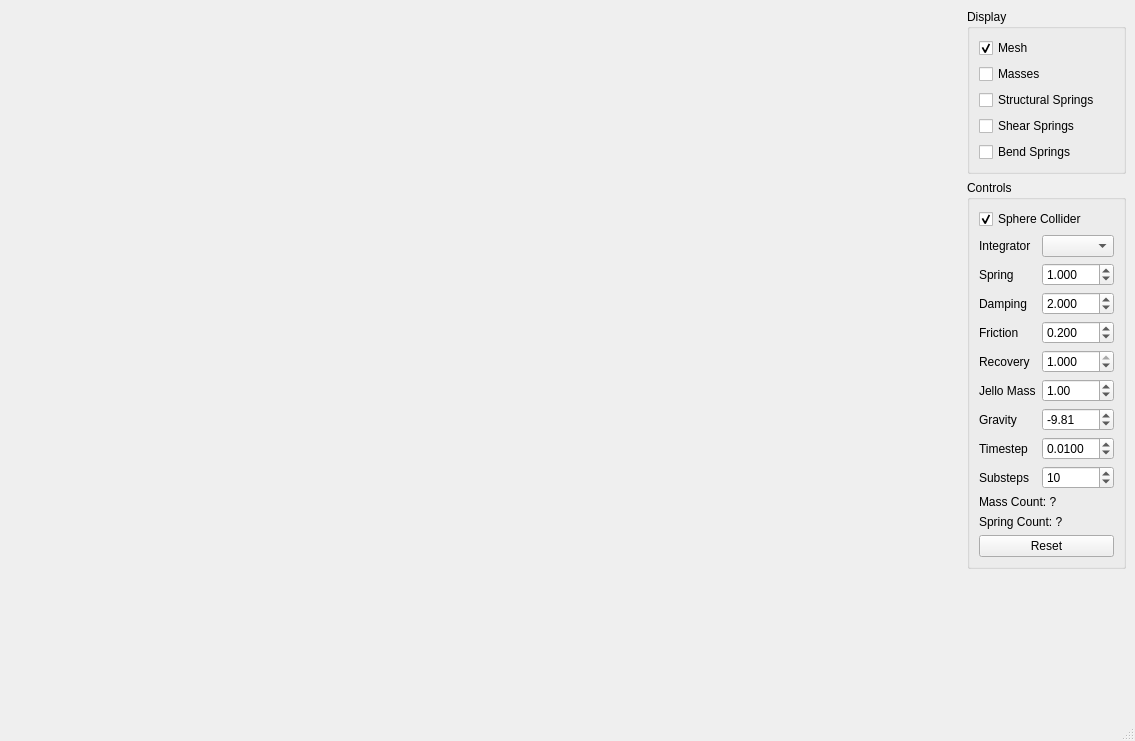
<?xml version="1.0" encoding="UTF-8"?>
<ui version="4.0">
 <class>MainWindow</class>
 <widget class="QMainWindow" name="MainWindow">
  <property name="geometry">
   <rect>
    <x>0</x>
    <y>0</y>
    <width>1135</width>
    <height>741</height>
   </rect>
  </property>
  <property name="windowTitle">
   <string>STA - Mass Spring Demo</string>
  </property>
  <widget class="QWidget" name="centralwidget">
   <layout class="QGridLayout" name="s_mainWindowGridLayout">
    <item row="0" column="1">
     <layout class="QVBoxLayout" name="verticalLayout">
      <item>
       <widget class="QGroupBox" name="displayControlsGB">
        <property name="title">
         <string>Display</string>
        </property>
        <layout class="QGridLayout" name="gridLayout_2">
         <item row="4" column="0">
          <widget class="QCheckBox" name="displayShearSpringsCheckBox">
           <property name="text">
            <string>Shear Springs</string>
           </property>
          </widget>
         </item>
         <item row="3" column="0">
          <widget class="QCheckBox" name="displayStructuralSpringsCheckBox">
           <property name="text">
            <string>Structural Springs</string>
           </property>
          </widget>
         </item>
         <item row="5" column="0">
          <widget class="QCheckBox" name="displayBendSpringsCheckBox">
           <property name="text">
            <string>Bend Springs</string>
           </property>
          </widget>
         </item>
         <item row="1" column="0">
          <widget class="QCheckBox" name="displayMassesCheckBox">
           <property name="text">
            <string>Masses</string>
           </property>
           <property name="checked">
            <bool>false</bool>
           </property>
          </widget>
         </item>
         <item row="0" column="0">
          <widget class="QCheckBox" name="displayMeshCheckBox">
           <property name="text">
            <string>Mesh</string>
           </property>
           <property name="checked">
            <bool>true</bool>
           </property>
          </widget>
         </item>
        </layout>
       </widget>
      </item>
      <item>
       <widget class="QGroupBox" name="physicsControlsGB">
        <property name="title">
         <string>Controls</string>
        </property>
        <layout class="QGridLayout" name="gridLayout_3">
         <item row="7" column="0">
          <widget class="QPushButton" name="resetJelloPushButton">
           <property name="text">
            <string>Reset</string>
           </property>
          </widget>
         </item>
         <item row="1" column="0" rowspan="2">
          <layout class="QFormLayout" name="formLayout">
           <item row="1" column="0">
            <widget class="QLabel" name="springConstantLabel">
             <property name="text">
              <string>Spring</string>
             </property>
            </widget>
           </item>
           <item row="1" column="1">
            <widget class="QDoubleSpinBox" name="springConstantSpinBox">
             <property name="decimals">
              <number>3</number>
             </property>
             <property name="singleStep">
              <double>0.100000000000000</double>
             </property>
             <property name="value">
              <double>1.000000000000000</double>
             </property>
            </widget>
           </item>
           <item row="2" column="0">
            <widget class="QLabel" name="dampingConstantLabel">
             <property name="text">
              <string>Damping</string>
             </property>
            </widget>
           </item>
           <item row="2" column="1">
            <widget class="QDoubleSpinBox" name="dampingConstantSpinBox">
             <property name="decimals">
              <number>3</number>
             </property>
             <property name="singleStep">
              <double>0.100000000000000</double>
             </property>
             <property name="value">
              <double>2.000000000000000</double>
             </property>
            </widget>
           </item>
           <item row="5" column="0">
            <widget class="QLabel" name="jelloMassLabel">
             <property name="text">
              <string>Jello Mass</string>
             </property>
            </widget>
           </item>
           <item row="5" column="1">
            <widget class="QDoubleSpinBox" name="jelloMassSpinBox">
             <property name="decimals">
              <number>2</number>
             </property>
             <property name="singleStep">
              <double>0.100000000000000</double>
             </property>
             <property name="value">
              <double>1.000000000000000</double>
             </property>
            </widget>
           </item>
           <item row="6" column="0">
            <widget class="QLabel" name="gravityLabel">
             <property name="text">
              <string>Gravity</string>
             </property>
            </widget>
           </item>
           <item row="6" column="1">
            <widget class="QDoubleSpinBox" name="gravitySpinBox">
             <property name="decimals">
              <number>2</number>
             </property>
             <property name="minimum">
              <double>-99.989999999999995</double>
             </property>
             <property name="singleStep">
              <double>0.100000000000000</double>
             </property>
             <property name="value">
              <double>-9.810000000000000</double>
             </property>
            </widget>
           </item>
           <item row="7" column="0">
            <widget class="QLabel" name="timeStepLabel">
             <property name="text">
              <string>Timestep</string>
             </property>
            </widget>
           </item>
           <item row="7" column="1">
            <widget class="QDoubleSpinBox" name="timeStepSpinBox">
             <property name="decimals">
              <number>4</number>
             </property>
             <property name="singleStep">
              <double>0.001000000000000</double>
             </property>
             <property name="value">
              <double>0.010000000000000</double>
             </property>
            </widget>
           </item>
           <item row="8" column="0">
            <widget class="QLabel" name="subStepsLabel">
             <property name="text">
              <string>Substeps</string>
             </property>
            </widget>
           </item>
           <item row="8" column="1">
            <widget class="QSpinBox" name="subStepsSpinBox">
             <property name="minimum">
              <number>1</number>
             </property>
             <property name="maximum">
              <number>999</number>
             </property>
             <property name="value">
              <number>10</number>
             </property>
            </widget>
           </item>
           <item row="0" column="1">
            <widget class="QComboBox" name="integratorComboBox"/>
           </item>
           <item row="0" column="0">
            <widget class="QLabel" name="integratorLabel">
             <property name="text">
              <string>Integrator</string>
             </property>
            </widget>
           </item>
           <item row="3" column="0">
            <widget class="QLabel" name="frictionLabel">
             <property name="text">
              <string>Friction</string>
             </property>
            </widget>
           </item>
           <item row="3" column="1">
            <widget class="QDoubleSpinBox" name="frictionSpinBox">
             <property name="decimals">
              <number>3</number>
             </property>
             <property name="maximum">
              <double>1.000000000000000</double>
             </property>
             <property name="singleStep">
              <double>0.100000000000000</double>
             </property>
             <property name="value">
              <double>0.200000000000000</double>
             </property>
            </widget>
           </item>
           <item row="4" column="0">
            <widget class="QLabel" name="recoveryConstantLabel">
             <property name="text">
              <string>Recovery</string>
             </property>
            </widget>
           </item>
           <item row="4" column="1">
            <widget class="QDoubleSpinBox" name="recoverySpinBox">
             <property name="decimals">
              <number>3</number>
             </property>
             <property name="maximum">
              <double>1.000000000000000</double>
             </property>
             <property name="singleStep">
              <double>0.100000000000000</double>
             </property>
             <property name="value">
              <double>1.000000000000000</double>
             </property>
            </widget>
           </item>
          </layout>
         </item>
         <item row="4" column="0">
          <widget class="QLabel" name="massCountLabel">
           <property name="text">
            <string>Mass Count: ?</string>
           </property>
          </widget>
         </item>
         <item row="5" column="0">
          <widget class="QLabel" name="springCountLabel">
           <property name="text">
            <string>Spring Count: ?</string>
           </property>
          </widget>
         </item>
         <item row="0" column="0">
          <widget class="QCheckBox" name="enableSphereColliderCheckBox">
           <property name="text">
            <string>Sphere Collider</string>
           </property>
           <property name="checked">
            <bool>true</bool>
           </property>
          </widget>
         </item>
        </layout>
       </widget>
      </item>
      <item>
       <spacer name="verticalSpacer">
        <property name="orientation">
         <enum>Qt::Vertical</enum>
        </property>
        <property name="sizeType">
         <enum>QSizePolicy::Expanding</enum>
        </property>
        <property name="sizeHint" stdset="0">
         <size>
          <width>20</width>
          <height>40</height>
         </size>
        </property>
       </spacer>
      </item>
     </layout>
    </item>
    <item row="0" column="0">
     <spacer name="horizontalSpacer">
      <property name="orientation">
       <enum>Qt::Horizontal</enum>
      </property>
      <property name="sizeHint" stdset="0">
       <size>
        <width>40</width>
        <height>20</height>
       </size>
      </property>
     </spacer>
    </item>
   </layout>
  </widget>
  <widget class="QMenuBar" name="menubar">
   <property name="geometry">
    <rect>
     <x>0</x>
     <y>0</y>
     <width>1135</width>
     <height>23</height>
    </rect>
   </property>
  </widget>
  <widget class="QStatusBar" name="statusbar"/>
 </widget>
 <resources/>
 <connections/>
</ui>
